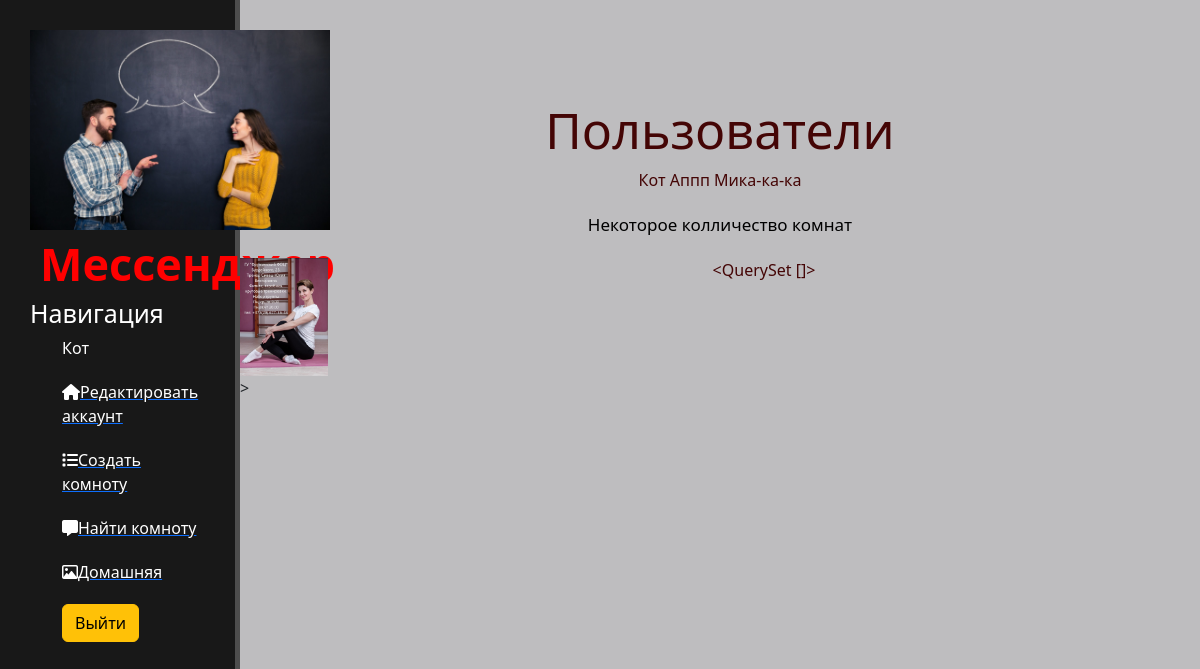
The app's page / (signed in), older data.
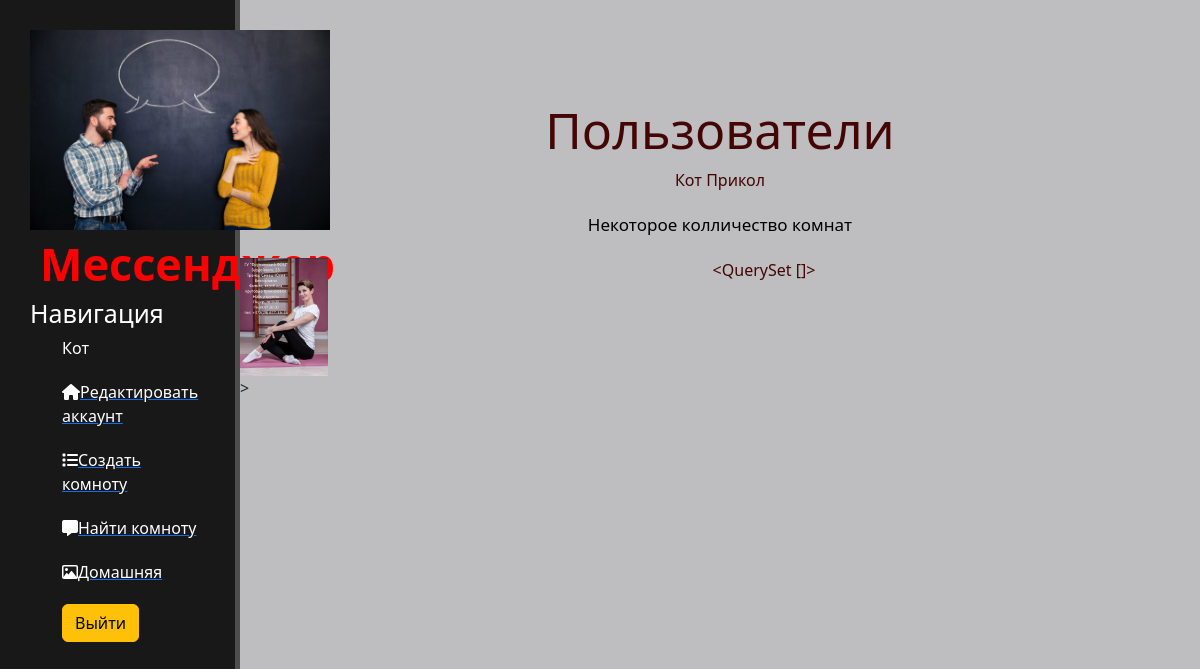
The same page, newer data.
### messanger_chat/models.py (models this page shows)
class UserPage(models.Model):
    user_profile = models.OneToOneField(User, on_delete=models.CASCADE, primary_key=True, related_name='profile')
    foto = models.ImageField(upload_to="img/%Y/%m/%d/", null=True, blank=True)
    name = models.CharField(max_length=64)
    def __str__(self):
        return f'{self.name}'

### messanger_chat/views.py (the view)
# urls.py: path('', ProfileList.as_view(), name='home'),
class ProfileList(ListView):
    model = UserPage
    template_name = 'rooms.html'
    context_object_name = 'profile'

### messanger_chat/templates/rooms.html (shortened to what this page needs)
{% extends 'base.html' %}
{% load static %}
{% block content %}
<div class="features">
            {% if request.user.is_authenticated %}
                <h1>Пользователи</h1>
            {% for name in profile %}
            {{ name }}
            {% endfor %}
    <p>Некоторое колличество комнат</p>
{% for r in profile %}
{% if r.user_profile == request.user %}
    {% if r.foto %}
    <img src="{{ r.foto.url }}" class="prof">
    {% endif %}
{{r.current_rooms.all}}
{% endif %}
{% endfor %}
                {% else %}
              <h1>Регестрируйся и  общайся!</h1>
            <p>Найди новых друзей!</p>
            {% endif %}
</div>
{% endblock content %}

Row changes from the older to the newer data that the page shows:
removed UserPage: name "Аппп", shown under "Пользователи"
removed UserPage: name "Мика-ка-ка", shown under "Пользователи"
added UserPage: name "Прикол", shown under "Пользователи"
